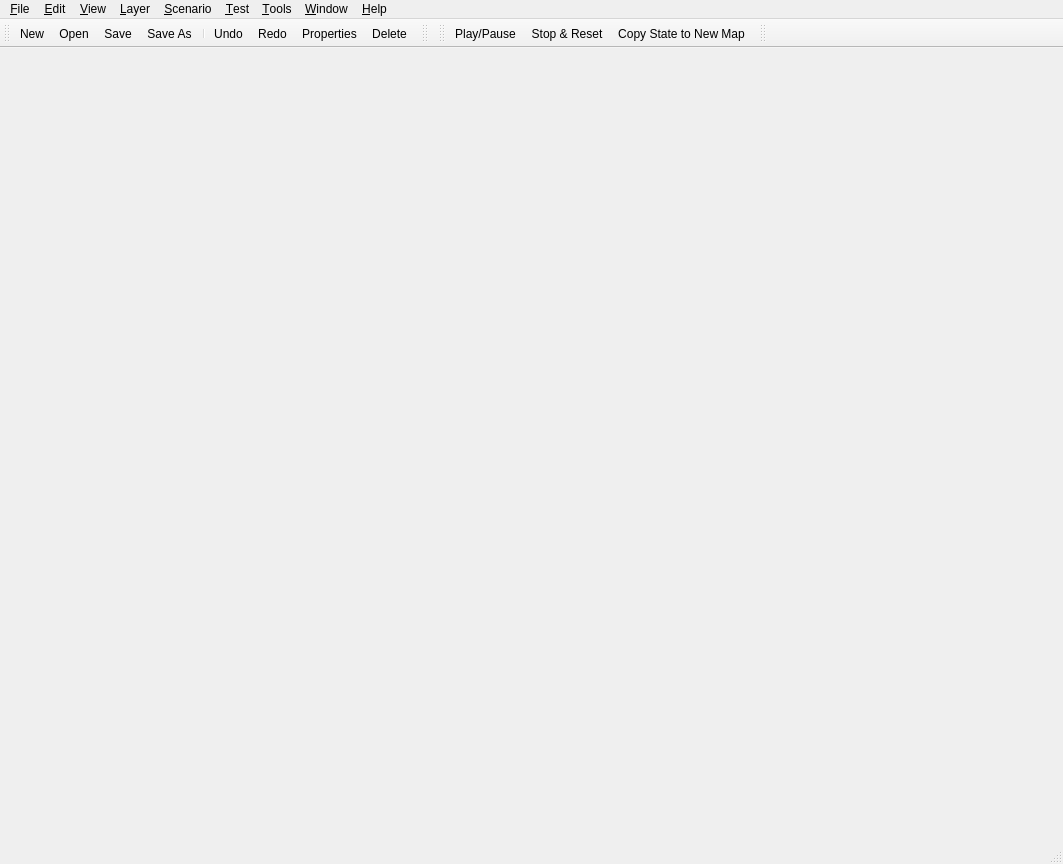
<?xml version="1.0" encoding="UTF-8"?>
<ui version="4.0">
 <class>MainWindow</class>
 <widget class="QMainWindow" name="MainWindow">
  <property name="geometry">
   <rect>
    <x>0</x>
    <y>0</y>
    <width>1063</width>
    <height>864</height>
   </rect>
  </property>
  <property name="sizePolicy">
   <sizepolicy hsizetype="Maximum" vsizetype="Maximum">
    <horstretch>0</horstretch>
    <verstretch>0</verstretch>
   </sizepolicy>
  </property>
  <property name="acceptDrops">
   <bool>true</bool>
  </property>
  <property name="windowTitle">
   <string>ChkForge</string>
  </property>
  <property name="styleSheet">
   <string notr="true">QSplitter::handle:horizontal {
    width: 3px;
}

QSplitter::handle:vertical {
    height: 3px;
}

</string>
  </property>
  <property name="dockOptions">
   <set>QMainWindow::AllowTabbedDocks</set>
  </property>
  <widget class="QWidget" name="centralwidget"/>
  <widget class="QMenuBar" name="menubar">
   <property name="geometry">
    <rect>
     <x>0</x>
     <y>0</y>
     <width>1063</width>
     <height>22</height>
    </rect>
   </property>
   <widget class="QMenu" name="menu_File">
    <property name="title">
     <string>&amp;File</string>
    </property>
    <widget class="QMenu" name="menu_recentFiles">
     <property name="title">
      <string>&amp;Recent Files</string>
     </property>
     <property name="icon">
      <iconset resource="../oxygen-subset.qrc">
       <normaloff>:/themes/oxygen-icons-png/oxygen/16x16/actions/document-open-recent.png</normaloff>:/themes/oxygen-icons-png/oxygen/16x16/actions/document-open-recent.png</iconset>
     </property>
    </widget>
    <addaction name="action_file_new"/>
    <addaction name="action_file_open"/>
    <addaction name="menu_recentFiles"/>
    <addaction name="separator"/>
    <addaction name="action_file_save"/>
    <addaction name="action_file_saveAs"/>
    <addaction name="action_file_saveMapImage"/>
    <addaction name="separator"/>
    <addaction name="action_file_importSections"/>
    <addaction name="action_file_exportSections"/>
    <addaction name="separator"/>
    <addaction name="action_file_exit"/>
   </widget>
   <widget class="QMenu" name="menu_Edit">
    <property name="title">
     <string>&amp;Edit</string>
    </property>
    <addaction name="action_edit_undo"/>
    <addaction name="action_edit_redo"/>
    <addaction name="separator"/>
    <addaction name="action_edit_cut"/>
    <addaction name="action_edit_copy"/>
    <addaction name="action_edit_paste"/>
    <addaction name="action_edit_delete"/>
    <addaction name="separator"/>
    <addaction name="action_edit_selectAll"/>
    <addaction name="action_edit_properties"/>
   </widget>
   <widget class="QMenu" name="menu_View">
    <property name="title">
     <string>&amp;View</string>
    </property>
    <widget class="QMenu" name="menu_Tool_Windows">
     <property name="title">
      <string>&amp;Tool Windows</string>
     </property>
     <addaction name="action_view_toolwindows_showAll"/>
     <addaction name="action_view_toolwindows_closeAll"/>
     <addaction name="separator"/>
    </widget>
    <widget class="QMenu" name="menuShow_Unit_Data">
     <property name="title">
      <string>Show &amp;Unit Data</string>
     </property>
     <addaction name="action_view_toggle_showUnitSize"/>
     <addaction name="action_view_toggle_showBuildingSize"/>
     <addaction name="action_view_toggle_showSightRange"/>
     <addaction name="action_view_toggle_showSeekAttackRange"/>
     <addaction name="action_view_toggle_showCreep"/>
     <addaction name="action_view_toggle_showPylonAura"/>
     <addaction name="action_view_toggle_showAddonNydusLinkage"/>
     <addaction name="action_view_toggle_showCollisions"/>
    </widget>
    <addaction name="action_view_gridSettings"/>
    <addaction name="action_view_toggle_snapToGrid"/>
    <addaction name="action_view_toggle_showGrid"/>
    <addaction name="action_view_toggle_showLocations"/>
    <addaction name="menuShow_Unit_Data"/>
    <addaction name="separator"/>
    <addaction name="action_view_cleanMap"/>
    <addaction name="separator"/>
    <addaction name="menu_Tool_Windows"/>
   </widget>
   <widget class="QMenu" name="menu_Layer">
    <property name="title">
     <string>&amp;Layer</string>
    </property>
    <addaction name="action_layer_selectBrush"/>
    <addaction name="action_layer_terrain"/>
    <addaction name="action_layer_doodads"/>
    <addaction name="action_layer_sprites"/>
    <addaction name="action_layer_units"/>
    <addaction name="action_layer_locations"/>
    <addaction name="action_layer_fog"/>
    <addaction name="separator"/>
    <addaction name="action_layer_options"/>
   </widget>
   <widget class="QMenu" name="menu_Scenario">
    <property name="title">
     <string>&amp;Scenario</string>
    </property>
    <addaction name="action_scenario_players"/>
    <addaction name="action_scenario_forces"/>
    <addaction name="action_scenario_sounds"/>
    <addaction name="action_scenario_triggers"/>
    <addaction name="action_scenario_briefings"/>
    <addaction name="action_scenario_strings"/>
    <addaction name="separator"/>
    <addaction name="action_scenario_unitSettings"/>
    <addaction name="action_scenario_upgradeSettings"/>
    <addaction name="action_scenario_techSettings"/>
    <addaction name="separator"/>
    <addaction name="action_scenario_description"/>
   </widget>
   <widget class="QMenu" name="menu_Tools">
    <property name="title">
     <string>&amp;Tools</string>
    </property>
    <addaction name="action_tools_mapRevealers"/>
    <addaction name="separator"/>
    <addaction name="action_tools_preferences"/>
   </widget>
   <widget class="QMenu" name="menu_Window">
    <property name="title">
     <string>&amp;Window</string>
    </property>
    <addaction name="action_window_newMapView"/>
    <addaction name="action_window_closeMapView"/>
    <addaction name="action_window_closeAllMapViews"/>
    <addaction name="separator"/>
    <addaction name="action_window_cascade"/>
    <addaction name="action_window_tile"/>
    <addaction name="separator"/>
   </widget>
   <widget class="QMenu" name="menu_Help">
    <property name="title">
     <string>&amp;Help</string>
    </property>
    <addaction name="action_help_about"/>
    <addaction name="action_help_report"/>
   </widget>
   <widget class="QMenu" name="menu_Test">
    <property name="title">
     <string>&amp;Test</string>
    </property>
    <addaction name="action_test_play"/>
    <addaction name="action_test_advance1"/>
    <addaction name="action_test_reset"/>
    <addaction name="separator"/>
    <addaction name="action_test_duplicate"/>
   </widget>
   <addaction name="menu_File"/>
   <addaction name="menu_Edit"/>
   <addaction name="menu_View"/>
   <addaction name="menu_Layer"/>
   <addaction name="menu_Scenario"/>
   <addaction name="menu_Test"/>
   <addaction name="menu_Tools"/>
   <addaction name="menu_Window"/>
   <addaction name="menu_Help"/>
  </widget>
  <widget class="QStatusBar" name="statusbar"/>
  <widget class="QToolBar" name="file_toolbar">
   <property name="windowTitle">
    <string>toolBar</string>
   </property>
   <property name="allowedAreas">
    <set>Qt::BottomToolBarArea|Qt::TopToolBarArea</set>
   </property>
   <property name="iconSize">
    <size>
     <width>16</width>
     <height>16</height>
    </size>
   </property>
   <property name="floatable">
    <bool>false</bool>
   </property>
   <attribute name="toolBarArea">
    <enum>TopToolBarArea</enum>
   </attribute>
   <attribute name="toolBarBreak">
    <bool>false</bool>
   </attribute>
   <addaction name="action_file_new"/>
   <addaction name="action_file_open"/>
   <addaction name="action_file_save"/>
   <addaction name="action_file_saveAs"/>
   <addaction name="separator"/>
   <addaction name="action_edit_undo"/>
   <addaction name="action_edit_redo"/>
   <addaction name="action_edit_properties"/>
   <addaction name="action_edit_delete"/>
  </widget>
  <widget class="QToolBar" name="layer_toolbar">
   <property name="windowTitle">
    <string>toolBar_2</string>
   </property>
   <property name="allowedAreas">
    <set>Qt::BottomToolBarArea|Qt::TopToolBarArea</set>
   </property>
   <property name="iconSize">
    <size>
     <width>16</width>
     <height>16</height>
    </size>
   </property>
   <property name="floatable">
    <bool>false</bool>
   </property>
   <attribute name="toolBarArea">
    <enum>TopToolBarArea</enum>
   </attribute>
   <attribute name="toolBarBreak">
    <bool>false</bool>
   </attribute>
  </widget>
  <widget class="QToolBar" name="test_toolbar">
   <property name="windowTitle">
    <string>toolBar</string>
   </property>
   <property name="allowedAreas">
    <set>Qt::BottomToolBarArea|Qt::TopToolBarArea</set>
   </property>
   <property name="iconSize">
    <size>
     <width>16</width>
     <height>16</height>
    </size>
   </property>
   <property name="floatable">
    <bool>false</bool>
   </property>
   <attribute name="toolBarArea">
    <enum>TopToolBarArea</enum>
   </attribute>
   <attribute name="toolBarBreak">
    <bool>false</bool>
   </attribute>
   <addaction name="action_test_play"/>
   <addaction name="action_test_reset"/>
   <addaction name="action_test_duplicate"/>
  </widget>
  <widget class="QToolBar" name="zoom_toolbar">
   <property name="windowTitle">
    <string>toolBar</string>
   </property>
   <property name="allowedAreas">
    <set>Qt::BottomToolBarArea|Qt::TopToolBarArea</set>
   </property>
   <property name="iconSize">
    <size>
     <width>16</width>
     <height>16</height>
    </size>
   </property>
   <property name="floatable">
    <bool>false</bool>
   </property>
   <attribute name="toolBarArea">
    <enum>TopToolBarArea</enum>
   </attribute>
   <attribute name="toolBarBreak">
    <bool>false</bool>
   </attribute>
  </widget>
  <action name="action_file_new">
   <property name="icon">
    <iconset resource="../oxygen-subset.qrc">
     <normaloff>:/themes/oxygen-icons-png/oxygen/16x16/actions/document-new.png</normaloff>:/themes/oxygen-icons-png/oxygen/16x16/actions/document-new.png</iconset>
   </property>
   <property name="text">
    <string>&amp;New</string>
   </property>
   <property name="shortcut">
    <string>Ctrl+N</string>
   </property>
  </action>
  <action name="action_file_open">
   <property name="icon">
    <iconset resource="../oxygen-subset.qrc">
     <normaloff>:/themes/oxygen-icons-png/oxygen/16x16/actions/document-open.png</normaloff>:/themes/oxygen-icons-png/oxygen/16x16/actions/document-open.png</iconset>
   </property>
   <property name="text">
    <string>&amp;Open</string>
   </property>
   <property name="shortcut">
    <string>Ctrl+O</string>
   </property>
  </action>
  <action name="action_file_save">
   <property name="icon">
    <iconset resource="../oxygen-subset.qrc">
     <normaloff>:/themes/oxygen-icons-png/oxygen/16x16/actions/document-save.png</normaloff>:/themes/oxygen-icons-png/oxygen/16x16/actions/document-save.png</iconset>
   </property>
   <property name="text">
    <string>&amp;Save</string>
   </property>
   <property name="shortcut">
    <string>Ctrl+S</string>
   </property>
  </action>
  <action name="action_file_saveAs">
   <property name="icon">
    <iconset resource="../oxygen-subset.qrc">
     <normaloff>:/themes/oxygen-icons-png/oxygen/16x16/actions/document-save-as.png</normaloff>:/themes/oxygen-icons-png/oxygen/16x16/actions/document-save-as.png</iconset>
   </property>
   <property name="text">
    <string>Save &amp;As...</string>
   </property>
   <property name="shortcut">
    <string>Ctrl+Shift+S</string>
   </property>
  </action>
  <action name="action_file_saveMapImage">
   <property name="text">
    <string>Save Map Image...</string>
   </property>
   <property name="shortcut">
    <string>Ctrl+P</string>
   </property>
  </action>
  <action name="action_file_importSections">
   <property name="icon">
    <iconset resource="../oxygen-subset.qrc">
     <normaloff>:/themes/oxygen-icons-png/oxygen/16x16/actions/document-import.png</normaloff>:/themes/oxygen-icons-png/oxygen/16x16/actions/document-import.png</iconset>
   </property>
   <property name="text">
    <string>&amp;Import Sections...</string>
   </property>
  </action>
  <action name="action_file_exportSections">
   <property name="icon">
    <iconset resource="../oxygen-subset.qrc">
     <normaloff>:/themes/oxygen-icons-png/oxygen/16x16/actions/document-export.png</normaloff>:/themes/oxygen-icons-png/oxygen/16x16/actions/document-export.png</iconset>
   </property>
   <property name="text">
    <string>&amp;Export Sections...</string>
   </property>
  </action>
  <action name="action_file_exit">
   <property name="icon">
    <iconset resource="../oxygen-subset.qrc">
     <normaloff>:/themes/oxygen-icons-png/oxygen/16x16/actions/application-exit.png</normaloff>:/themes/oxygen-icons-png/oxygen/16x16/actions/application-exit.png</iconset>
   </property>
   <property name="text">
    <string>E&amp;xit</string>
   </property>
   <property name="shortcut">
    <string>Alt+F4</string>
   </property>
   <property name="menuRole">
    <enum>QAction::QuitRole</enum>
   </property>
  </action>
  <action name="action_edit_undo">
   <property name="icon">
    <iconset resource="../oxygen-subset.qrc">
     <normaloff>:/themes/oxygen-icons-png/oxygen/16x16/actions/edit-undo.png</normaloff>:/themes/oxygen-icons-png/oxygen/16x16/actions/edit-undo.png</iconset>
   </property>
   <property name="text">
    <string>&amp;Undo</string>
   </property>
   <property name="shortcut">
    <string>Ctrl+Z</string>
   </property>
  </action>
  <action name="action_edit_redo">
   <property name="icon">
    <iconset resource="../oxygen-subset.qrc">
     <normaloff>:/themes/oxygen-icons-png/oxygen/16x16/actions/edit-redo.png</normaloff>:/themes/oxygen-icons-png/oxygen/16x16/actions/edit-redo.png</iconset>
   </property>
   <property name="text">
    <string>&amp;Redo</string>
   </property>
   <property name="shortcut">
    <string>Ctrl+Y, Ctrl+Shift+Z</string>
   </property>
  </action>
  <action name="action_edit_cut">
   <property name="icon">
    <iconset resource="../oxygen-subset.qrc">
     <normaloff>:/themes/oxygen-icons-png/oxygen/16x16/actions/edit-cut.png</normaloff>:/themes/oxygen-icons-png/oxygen/16x16/actions/edit-cut.png</iconset>
   </property>
   <property name="text">
    <string>Cu&amp;t</string>
   </property>
   <property name="shortcut">
    <string>Ctrl+X</string>
   </property>
  </action>
  <action name="action_edit_copy">
   <property name="icon">
    <iconset resource="../oxygen-subset.qrc">
     <normaloff>:/themes/oxygen-icons-png/oxygen/16x16/actions/edit-copy.png</normaloff>:/themes/oxygen-icons-png/oxygen/16x16/actions/edit-copy.png</iconset>
   </property>
   <property name="text">
    <string>&amp;Copy</string>
   </property>
   <property name="shortcut">
    <string>Ctrl+C</string>
   </property>
  </action>
  <action name="action_edit_paste">
   <property name="icon">
    <iconset resource="../oxygen-subset.qrc">
     <normaloff>:/themes/oxygen-icons-png/oxygen/16x16/actions/edit-paste.png</normaloff>:/themes/oxygen-icons-png/oxygen/16x16/actions/edit-paste.png</iconset>
   </property>
   <property name="text">
    <string>&amp;Paste</string>
   </property>
   <property name="shortcut">
    <string>Ctrl+V</string>
   </property>
  </action>
  <action name="action_edit_delete">
   <property name="icon">
    <iconset resource="../oxygen-subset.qrc">
     <normaloff>:/themes/oxygen-icons-png/oxygen/16x16/actions/edit-delete.png</normaloff>:/themes/oxygen-icons-png/oxygen/16x16/actions/edit-delete.png</iconset>
   </property>
   <property name="text">
    <string>&amp;Delete</string>
   </property>
   <property name="shortcut">
    <string>Del</string>
   </property>
  </action>
  <action name="action_edit_selectAll">
   <property name="icon">
    <iconset resource="../oxygen-subset.qrc">
     <normaloff>:/themes/oxygen-icons-png/oxygen/16x16/actions/edit-select-all.png</normaloff>:/themes/oxygen-icons-png/oxygen/16x16/actions/edit-select-all.png</iconset>
   </property>
   <property name="text">
    <string>Select &amp;All</string>
   </property>
   <property name="shortcut">
    <string>Ctrl+A</string>
   </property>
  </action>
  <action name="action_edit_properties">
   <property name="icon">
    <iconset resource="../oxygen-subset.qrc">
     <normaloff>:/themes/oxygen-icons-png/oxygen/16x16/actions/document-properties.png</normaloff>:/themes/oxygen-icons-png/oxygen/16x16/actions/document-properties.png</iconset>
   </property>
   <property name="text">
    <string>P&amp;roperties</string>
   </property>
   <property name="shortcut">
    <string>Return</string>
   </property>
  </action>
  <action name="action_view_gridSettings">
   <property name="text">
    <string>Grid Se&amp;ttings</string>
   </property>
  </action>
  <action name="action_view_toggle_snapToGrid">
   <property name="icon">
    <iconset resource="../oxygen-subset.qrc">
     <normaloff>:/themes/oxygen-icons-png/oxygen/16x16/actions/snap-orthogonal.png</normaloff>:/themes/oxygen-icons-png/oxygen/16x16/actions/snap-orthogonal.png</iconset>
   </property>
   <property name="text">
    <string>&amp;Snap to Grid</string>
   </property>
  </action>
  <action name="action_view_toggle_showGrid">
   <property name="icon">
    <iconset resource="../oxygen-subset.qrc">
     <normaloff>:/themes/oxygen-icons-png/oxygen/16x16/actions/view-grid.png</normaloff>:/themes/oxygen-icons-png/oxygen/16x16/actions/view-grid.png</iconset>
   </property>
   <property name="text">
    <string>Show &amp;Grid</string>
   </property>
  </action>
  <action name="action_view_toggle_showLocations">
   <property name="icon">
    <iconset resource="Icons.qrc">
     <normaloff>:/icons/location.png</normaloff>:/icons/location.png</iconset>
   </property>
   <property name="text">
    <string>Show &amp;Locations</string>
   </property>
  </action>
  <action name="action_view_cleanMap">
   <property name="text">
    <string>Clean Map</string>
   </property>
  </action>
  <action name="action_view_toggle_showUnitSize">
   <property name="checkable">
    <bool>true</bool>
   </property>
   <property name="text">
    <string>Unit Size</string>
   </property>
  </action>
  <action name="action_view_toggle_showBuildingSize">
   <property name="checkable">
    <bool>true</bool>
   </property>
   <property name="text">
    <string>Building Size</string>
   </property>
  </action>
  <action name="action_view_toggle_showSightRange">
   <property name="checkable">
    <bool>true</bool>
   </property>
   <property name="text">
    <string>Sight Range</string>
   </property>
  </action>
  <action name="action_view_toggle_showSeekAttackRange">
   <property name="checkable">
    <bool>true</bool>
   </property>
   <property name="text">
    <string>Seek &amp;&amp; Attack Range</string>
   </property>
  </action>
  <action name="action_view_toggle_showCreep">
   <property name="checkable">
    <bool>true</bool>
   </property>
   <property name="text">
    <string>Creep</string>
   </property>
  </action>
  <action name="action_view_toggle_showPylonAura">
   <property name="checkable">
    <bool>true</bool>
   </property>
   <property name="text">
    <string>Pylon Aura</string>
   </property>
  </action>
  <action name="action_view_toggle_showAddonNydusLinkage">
   <property name="checkable">
    <bool>true</bool>
   </property>
   <property name="text">
    <string>Addon/Nydus Linkage</string>
   </property>
  </action>
  <action name="action_view_toggle_showCollisions">
   <property name="checkable">
    <bool>true</bool>
   </property>
   <property name="text">
    <string>Collisions</string>
   </property>
  </action>
  <action name="action_view_toolwindows_showAll">
   <property name="text">
    <string>&amp;Show All</string>
   </property>
  </action>
  <action name="action_view_toolwindows_closeAll">
   <property name="text">
    <string>&amp;Close All</string>
   </property>
  </action>
  <action name="action_tools_mapRevealers">
   <property name="icon">
    <iconset resource="Icons.qrc">
     <normaloff>:/icons/revealer.png</normaloff>:/icons/revealer.png</iconset>
   </property>
   <property name="text">
    <string>Map Revealers</string>
   </property>
  </action>
  <action name="action_tools_preferences">
   <property name="text">
    <string>Preferences</string>
   </property>
  </action>
  <action name="action_scenario_players">
   <property name="icon">
    <iconset resource="../oxygen-subset.qrc">
     <normaloff>:/themes/oxygen-icons-png/oxygen/16x16/actions/user-properties.png</normaloff>:/themes/oxygen-icons-png/oxygen/16x16/actions/user-properties.png</iconset>
   </property>
   <property name="text">
    <string>Players</string>
   </property>
  </action>
  <action name="action_scenario_forces">
   <property name="icon">
    <iconset resource="Icons.qrc">
     <normaloff>:/icons/forces.png</normaloff>:/icons/forces.png</iconset>
   </property>
   <property name="text">
    <string>Forces</string>
   </property>
  </action>
  <action name="action_scenario_sounds">
   <property name="icon">
    <iconset resource="../oxygen-subset.qrc">
     <normaloff>:/themes/oxygen-icons-png/oxygen/16x16/status/audio-volume-low.png</normaloff>:/themes/oxygen-icons-png/oxygen/16x16/status/audio-volume-low.png</iconset>
   </property>
   <property name="text">
    <string>Sounds</string>
   </property>
  </action>
  <action name="action_scenario_triggers">
   <property name="icon">
    <iconset resource="Icons.qrc">
     <normaloff>:/icons/triggers.png</normaloff>:/icons/triggers.png</iconset>
   </property>
   <property name="text">
    <string>Triggers</string>
   </property>
  </action>
  <action name="action_scenario_briefings">
   <property name="icon">
    <iconset resource="Icons.qrc">
     <normaloff>:/icons/briefing.png</normaloff>:/icons/briefing.png</iconset>
   </property>
   <property name="text">
    <string>Briefings</string>
   </property>
  </action>
  <action name="action_scenario_strings">
   <property name="icon">
    <iconset resource="../oxygen-subset.qrc">
     <normaloff>:/themes/oxygen-icons-png/oxygen/16x16/actions/draw-text.png</normaloff>:/themes/oxygen-icons-png/oxygen/16x16/actions/draw-text.png</iconset>
   </property>
   <property name="text">
    <string>Strings</string>
   </property>
  </action>
  <action name="action_scenario_unitSettings">
   <property name="icon">
    <iconset resource="Icons.qrc">
     <normaloff>:/icons/unit.png</normaloff>:/icons/unit.png</iconset>
   </property>
   <property name="text">
    <string>Unit and Hero Settings...</string>
   </property>
  </action>
  <action name="action_scenario_upgradeSettings">
   <property name="text">
    <string>Upgrade Settings...</string>
   </property>
  </action>
  <action name="action_scenario_techSettings">
   <property name="text">
    <string>Ability (Tech) Settings...</string>
   </property>
  </action>
  <action name="action_scenario_description">
   <property name="text">
    <string>Scenario Description...</string>
   </property>
  </action>
  <action name="action_layer_terrain">
   <property name="checkable">
    <bool>true</bool>
   </property>
   <property name="icon">
    <iconset resource="Icons.qrc">
     <normaloff>:/icons/terrain.png</normaloff>:/icons/terrain.png</iconset>
   </property>
   <property name="text">
    <string>&amp;Terrain</string>
   </property>
   <property name="layer_id" stdset="0">
    <number>1</number>
   </property>
  </action>
  <action name="action_layer_doodads">
   <property name="checkable">
    <bool>true</bool>
   </property>
   <property name="icon">
    <iconset resource="Icons.qrc">
     <normaloff>:/icons/doodad.png</normaloff>:/icons/doodad.png</iconset>
   </property>
   <property name="text">
    <string>&amp;Doodads</string>
   </property>
   <property name="layer_id" stdset="0">
    <number>2</number>
   </property>
  </action>
  <action name="action_layer_sprites">
   <property name="checkable">
    <bool>true</bool>
   </property>
   <property name="icon">
    <iconset resource="Icons.qrc">
     <normaloff>:/icons/sprite.png</normaloff>:/icons/sprite.png</iconset>
   </property>
   <property name="text">
    <string>&amp;Sprites</string>
   </property>
   <property name="layer_id" stdset="0">
    <number>3</number>
   </property>
  </action>
  <action name="action_layer_units">
   <property name="checkable">
    <bool>true</bool>
   </property>
   <property name="icon">
    <iconset resource="Icons.qrc">
     <normaloff>:/icons/unit.png</normaloff>:/icons/unit.png</iconset>
   </property>
   <property name="text">
    <string>&amp;Units</string>
   </property>
   <property name="layer_id" stdset="0">
    <number>4</number>
   </property>
  </action>
  <action name="action_layer_locations">
   <property name="checkable">
    <bool>true</bool>
   </property>
   <property name="icon">
    <iconset resource="Icons.qrc">
     <normaloff>:/icons/location.png</normaloff>:/icons/location.png</iconset>
   </property>
   <property name="text">
    <string>&amp;Locations</string>
   </property>
   <property name="layer_id" stdset="0">
    <number>5</number>
   </property>
  </action>
  <action name="action_layer_selectBrush">
   <property name="checkable">
    <bool>true</bool>
   </property>
   <property name="checked">
    <bool>true</bool>
   </property>
   <property name="icon">
    <iconset resource="../oxygen-subset.qrc">
     <normaloff>:/themes/oxygen-icons-png/oxygen/16x16/actions/edit-select.png</normaloff>:/themes/oxygen-icons-png/oxygen/16x16/actions/edit-select.png</iconset>
   </property>
   <property name="text">
    <string>S&amp;elect (Cut/Copy/Paste)</string>
   </property>
   <property name="layer_id" stdset="0">
    <number>0</number>
   </property>
  </action>
  <action name="action_layer_fog">
   <property name="checkable">
    <bool>true</bool>
   </property>
   <property name="icon">
    <iconset resource="Icons.qrc">
     <normaloff>:/icons/revealer.png</normaloff>:/icons/revealer.png</iconset>
   </property>
   <property name="text">
    <string>&amp;Fog of War</string>
   </property>
   <property name="layer_id" stdset="0">
    <number>6</number>
   </property>
  </action>
  <action name="action_layer_options">
   <property name="text">
    <string>Layer &amp;Options...</string>
   </property>
  </action>
  <action name="action_help_about">
   <property name="icon">
    <iconset resource="../oxygen-subset.qrc">
     <normaloff>:/themes/oxygen-icons-png/oxygen/16x16/actions/help-about.png</normaloff>:/themes/oxygen-icons-png/oxygen/16x16/actions/help-about.png</iconset>
   </property>
   <property name="text">
    <string>&amp;About</string>
   </property>
   <property name="menuRole">
    <enum>QAction::AboutRole</enum>
   </property>
  </action>
  <action name="action_test_play">
   <property name="icon">
    <iconset resource="../oxygen-subset.qrc">
     <normaloff>:/themes/oxygen-icons-png/oxygen/16x16/actions/media-playback-start.png</normaloff>:/themes/oxygen-icons-png/oxygen/16x16/actions/media-playback-start.png</iconset>
   </property>
   <property name="text">
    <string>&amp;Play/Pause</string>
   </property>
   <property name="shortcut">
    <string>F5</string>
   </property>
  </action>
  <action name="action_test_advance1">
   <property name="icon">
    <iconset resource="../oxygen-subset.qrc">
     <normaloff>:/themes/oxygen-icons-png/oxygen/16x16/actions/debug-step-into.png</normaloff>:/themes/oxygen-icons-png/oxygen/16x16/actions/debug-step-into.png</iconset>
   </property>
   <property name="text">
    <string>Advance 1 Frame</string>
   </property>
  </action>
  <action name="action_test_reset">
   <property name="icon">
    <iconset resource="../oxygen-subset.qrc">
     <normaloff>:/themes/oxygen-icons-png/oxygen/16x16/actions/media-playback-stop.png</normaloff>:/themes/oxygen-icons-png/oxygen/16x16/actions/media-playback-stop.png</iconset>
   </property>
   <property name="text">
    <string>Stop &amp;&amp; &amp;Reset</string>
   </property>
   <property name="shortcut">
    <string>Shift+F5</string>
   </property>
  </action>
  <action name="action_test_duplicate">
   <property name="icon">
    <iconset resource="../oxygen-subset.qrc">
     <normaloff>:/themes/oxygen-icons-png/oxygen/16x16/actions/window-duplicate.png</normaloff>:/themes/oxygen-icons-png/oxygen/16x16/actions/window-duplicate.png</iconset>
   </property>
   <property name="text">
    <string>Copy State to New Map</string>
   </property>
   <property name="toolTip">
    <string>Copy the current state to a new map</string>
   </property>
  </action>
  <action name="action_window_newMapView">
   <property name="icon">
    <iconset resource="../oxygen-subset.qrc">
     <normaloff>:/themes/oxygen-icons-png/oxygen/16x16/actions/view-right-new.png</normaloff>:/themes/oxygen-icons-png/oxygen/16x16/actions/view-right-new.png</iconset>
   </property>
   <property name="text">
    <string>New Map View</string>
   </property>
   <property name="shortcut">
    <string>Ctrl+T</string>
   </property>
  </action>
  <action name="action_window_closeMapView">
   <property name="icon">
    <iconset resource="../oxygen-subset.qrc">
     <normaloff>:/themes/oxygen-icons-png/oxygen/16x16/actions/project-development-close.png</normaloff>:/themes/oxygen-icons-png/oxygen/16x16/actions/project-development-close.png</iconset>
   </property>
   <property name="text">
    <string>Close Map View</string>
   </property>
   <property name="shortcut">
    <string>Ctrl+W</string>
   </property>
  </action>
  <action name="action_window_closeAllMapViews">
   <property name="icon">
    <iconset resource="../oxygen-subset.qrc">
     <normaloff>:/themes/oxygen-icons-png/oxygen/16x16/actions/project-development-close-all.png</normaloff>:/themes/oxygen-icons-png/oxygen/16x16/actions/project-development-close-all.png</iconset>
   </property>
   <property name="text">
    <string>Close All Map Views</string>
   </property>
  </action>
  <action name="action_window_cascade">
   <property name="text">
    <string>Cascade</string>
   </property>
  </action>
  <action name="action_window_tile">
   <property name="text">
    <string>Tile</string>
   </property>
  </action>
  <action name="action_help_report">
   <property name="icon">
    <iconset resource="../oxygen-subset.qrc">
     <normaloff>:/themes/oxygen-icons-png/oxygen/16x16/actions/tools-report-bug.png</normaloff>:/themes/oxygen-icons-png/oxygen/16x16/actions/tools-report-bug.png</iconset>
   </property>
   <property name="text">
    <string>Report an Issue</string>
   </property>
  </action>
 </widget>
 <resources>
  <include location="Icons.qrc"/>
  <include location="../oxygen-subset.qrc"/>
 </resources>
 <connections>
  <connection>
   <sender>action_file_exit</sender>
   <signal>triggered()</signal>
   <receiver>MainWindow</receiver>
   <slot>close()</slot>
   <hints>
    <hint type="sourcelabel">
     <x>-1</x>
     <y>-1</y>
    </hint>
    <hint type="destinationlabel">
     <x>334</x>
     <y>250</y>
    </hint>
   </hints>
  </connection>
 </connections>
</ui>
